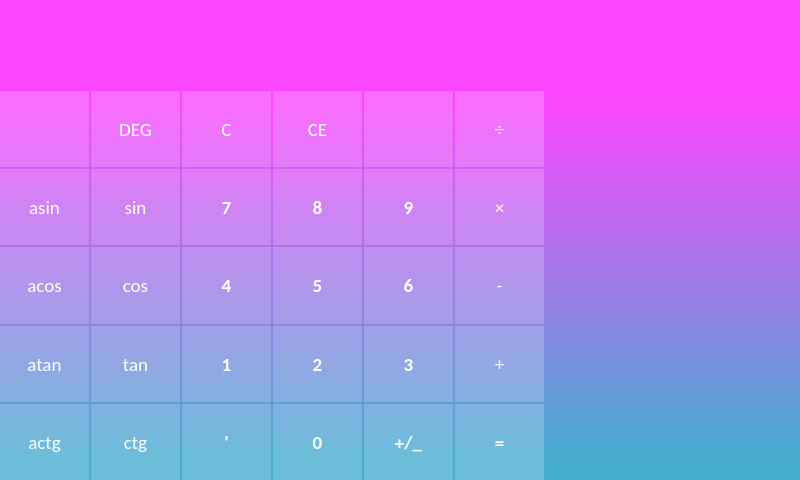
<?xml version="1.0" encoding="UTF-8"?>
<ui version="4.0">
 <class>CalculatorWindow</class>
 <widget class="QMainWindow" name="CalculatorWindow">
  <property name="geometry">
   <rect>
    <x>0</x>
    <y>0</y>
    <width>800</width>
    <height>480</height>
   </rect>
  </property>
  <property name="windowTitle">
   <string>Calculator</string>
  </property>
  <property name="windowIcon">
   <iconset resource="resources.qrc">
    <normaloff>:/assets/icon.png</normaloff>:/assets/icon.png</iconset>
  </property>
  <property name="autoFillBackground">
   <bool>false</bool>
  </property>
  <property name="styleSheet">
   <string notr="true">QMainWindow {
	background-color: qlineargradient(spread:pad, x1:0.495, y1:0, x2:0.495, y2:0.954045, stop:0.216346 rgba(251, 70, 255, 255), stop:1 rgba(70, 173, 208, 255));
}</string>
  </property>
  <property name="iconSize">
   <size>
    <width>64</width>
    <height>64</height>
   </size>
  </property>
  <property name="toolButtonStyle">
   <enum>Qt::ToolButtonTextOnly</enum>
  </property>
  <widget class="QWidget" name="centralwidget">
   <property name="sizePolicy">
    <sizepolicy hsizetype="Preferred" vsizetype="Preferred">
     <horstretch>0</horstretch>
     <verstretch>0</verstretch>
    </sizepolicy>
   </property>
   <property name="styleSheet">
    <string notr="true">QPushButton {
  background-color: rgba(255, 255, 255, 0.2);
  color: white; 
  border: 0px;
  border-radius: 0px;
}

QPushButton:hover {
  background-color: rgba(255, 255, 255, 0.3);
}

QPushButton:pressed {
    background-color: rgba(255, 255, 255, 0.6);
}

QPushButton:disabled {
  background-color: rgba(0, 0, 0, 0.1);
}</string>
   </property>
   <layout class="QGridLayout" name="gridLayout_2">
    <property name="leftMargin">
     <number>0</number>
    </property>
    <property name="topMargin">
     <number>0</number>
    </property>
    <property name="rightMargin">
     <number>0</number>
    </property>
    <property name="bottomMargin">
     <number>0</number>
    </property>
    <property name="spacing">
     <number>0</number>
    </property>
    <item row="3" column="0">
     <layout class="QGridLayout" name="gridLayout">
      <property name="spacing">
       <number>2</number>
      </property>
      <item row="3" column="2">
       <widget class="QPushButton" name="button1">
        <property name="sizePolicy">
         <sizepolicy hsizetype="Expanding" vsizetype="Expanding">
          <horstretch>0</horstretch>
          <verstretch>0</verstretch>
         </sizepolicy>
        </property>
        <property name="font">
         <font>
          <family>Calibri</family>
          <pointsize>14</pointsize>
          <weight>75</weight>
          <bold>true</bold>
         </font>
        </property>
        <property name="styleSheet">
         <string notr="true"/>
        </property>
        <property name="text">
         <string>1</string>
        </property>
        <property name="shortcut">
         <string>1</string>
        </property>
        <property name="flat">
         <bool>false</bool>
        </property>
       </widget>
      </item>
      <item row="4" column="2">
       <widget class="QPushButton" name="buttonGrad">
        <property name="sizePolicy">
         <sizepolicy hsizetype="Expanding" vsizetype="Expanding">
          <horstretch>0</horstretch>
          <verstretch>0</verstretch>
         </sizepolicy>
        </property>
        <property name="font">
         <font>
          <family>Calibri</family>
          <pointsize>14</pointsize>
          <weight>75</weight>
          <bold>true</bold>
         </font>
        </property>
        <property name="text">
         <string>'</string>
        </property>
        <property name="shortcut">
         <string>'</string>
        </property>
       </widget>
      </item>
      <item row="3" column="5">
       <widget class="QPushButton" name="buttonPlus">
        <property name="sizePolicy">
         <sizepolicy hsizetype="Expanding" vsizetype="Expanding">
          <horstretch>0</horstretch>
          <verstretch>0</verstretch>
         </sizepolicy>
        </property>
        <property name="font">
         <font>
          <family>Calibri</family>
          <pointsize>14</pointsize>
         </font>
        </property>
        <property name="text">
         <string>+</string>
        </property>
        <property name="shortcut">
         <string>+</string>
        </property>
       </widget>
      </item>
      <item row="3" column="3">
       <widget class="QPushButton" name="button2">
        <property name="sizePolicy">
         <sizepolicy hsizetype="Expanding" vsizetype="Expanding">
          <horstretch>0</horstretch>
          <verstretch>0</verstretch>
         </sizepolicy>
        </property>
        <property name="font">
         <font>
          <family>Calibri</family>
          <pointsize>14</pointsize>
          <weight>75</weight>
          <bold>true</bold>
         </font>
        </property>
        <property name="styleSheet">
         <string notr="true"/>
        </property>
        <property name="text">
         <string>2</string>
        </property>
        <property name="shortcut">
         <string>2</string>
        </property>
       </widget>
      </item>
      <item row="3" column="0">
       <widget class="QPushButton" name="buttonArcTan">
        <property name="sizePolicy">
         <sizepolicy hsizetype="Expanding" vsizetype="Expanding">
          <horstretch>0</horstretch>
          <verstretch>0</verstretch>
         </sizepolicy>
        </property>
        <property name="font">
         <font>
          <family>Calibri</family>
          <pointsize>14</pointsize>
         </font>
        </property>
        <property name="text">
         <string>atan</string>
        </property>
       </widget>
      </item>
      <item row="3" column="1">
       <widget class="QPushButton" name="buttonTan">
        <property name="sizePolicy">
         <sizepolicy hsizetype="Expanding" vsizetype="Expanding">
          <horstretch>0</horstretch>
          <verstretch>0</verstretch>
         </sizepolicy>
        </property>
        <property name="font">
         <font>
          <family>Calibri</family>
          <pointsize>14</pointsize>
         </font>
        </property>
        <property name="text">
         <string>tan</string>
        </property>
       </widget>
      </item>
      <item row="1" column="1">
       <widget class="QPushButton" name="buttonSin">
        <property name="sizePolicy">
         <sizepolicy hsizetype="Expanding" vsizetype="Expanding">
          <horstretch>0</horstretch>
          <verstretch>0</verstretch>
         </sizepolicy>
        </property>
        <property name="font">
         <font>
          <family>Calibri</family>
          <pointsize>14</pointsize>
         </font>
        </property>
        <property name="text">
         <string>sin</string>
        </property>
        <property name="shortcut">
         <string>S</string>
        </property>
        <property name="checkable">
         <bool>true</bool>
        </property>
       </widget>
      </item>
      <item row="1" column="4">
       <widget class="QPushButton" name="button9">
        <property name="sizePolicy">
         <sizepolicy hsizetype="Expanding" vsizetype="Expanding">
          <horstretch>0</horstretch>
          <verstretch>0</verstretch>
         </sizepolicy>
        </property>
        <property name="font">
         <font>
          <family>Calibri</family>
          <pointsize>14</pointsize>
          <weight>75</weight>
          <bold>true</bold>
         </font>
        </property>
        <property name="styleSheet">
         <string notr="true"/>
        </property>
        <property name="text">
         <string>9</string>
        </property>
        <property name="shortcut">
         <string>9</string>
        </property>
       </widget>
      </item>
      <item row="1" column="3">
       <widget class="QPushButton" name="button8">
        <property name="sizePolicy">
         <sizepolicy hsizetype="Expanding" vsizetype="Expanding">
          <horstretch>0</horstretch>
          <verstretch>0</verstretch>
         </sizepolicy>
        </property>
        <property name="font">
         <font>
          <family>Calibri</family>
          <pointsize>14</pointsize>
          <weight>75</weight>
          <bold>true</bold>
         </font>
        </property>
        <property name="styleSheet">
         <string notr="true"/>
        </property>
        <property name="text">
         <string>8</string>
        </property>
        <property name="shortcut">
         <string>8</string>
        </property>
       </widget>
      </item>
      <item row="2" column="1">
       <widget class="QPushButton" name="buttonCos">
        <property name="sizePolicy">
         <sizepolicy hsizetype="Expanding" vsizetype="Expanding">
          <horstretch>0</horstretch>
          <verstretch>0</verstretch>
         </sizepolicy>
        </property>
        <property name="font">
         <font>
          <family>Calibri</family>
          <pointsize>14</pointsize>
         </font>
        </property>
        <property name="text">
         <string>cos</string>
        </property>
       </widget>
      </item>
      <item row="0" column="4">
       <widget class="QPushButton" name="buttonDel">
        <property name="sizePolicy">
         <sizepolicy hsizetype="Expanding" vsizetype="Expanding">
          <horstretch>0</horstretch>
          <verstretch>0</verstretch>
         </sizepolicy>
        </property>
        <property name="font">
         <font>
          <family>Calibri</family>
          <pointsize>14</pointsize>
         </font>
        </property>
        <property name="contextMenuPolicy">
         <enum>Qt::NoContextMenu</enum>
        </property>
        <property name="text">
         <string/>
        </property>
        <property name="icon">
         <iconset resource="resources.qrc">
          <normaloff>:/assets/backspace.svg</normaloff>:/assets/backspace.svg</iconset>
        </property>
        <property name="iconSize">
         <size>
          <width>35</width>
          <height>35</height>
         </size>
        </property>
        <property name="shortcut">
         <string>Backspace</string>
        </property>
       </widget>
      </item>
      <item row="4" column="5">
       <widget class="QPushButton" name="buttonEq">
        <property name="sizePolicy">
         <sizepolicy hsizetype="Expanding" vsizetype="Expanding">
          <horstretch>0</horstretch>
          <verstretch>0</verstretch>
         </sizepolicy>
        </property>
        <property name="font">
         <font>
          <family>Calibri</family>
          <pointsize>14</pointsize>
          <weight>75</weight>
          <bold>true</bold>
         </font>
        </property>
        <property name="styleSheet">
         <string notr="true"/>
        </property>
        <property name="text">
         <string>=</string>
        </property>
        <property name="shortcut">
         <string>Return</string>
        </property>
       </widget>
      </item>
      <item row="2" column="5">
       <widget class="QPushButton" name="buttonSub">
        <property name="sizePolicy">
         <sizepolicy hsizetype="Expanding" vsizetype="Expanding">
          <horstretch>0</horstretch>
          <verstretch>0</verstretch>
         </sizepolicy>
        </property>
        <property name="font">
         <font>
          <family>Calibri</family>
          <pointsize>14</pointsize>
         </font>
        </property>
        <property name="text">
         <string>-</string>
        </property>
        <property name="shortcut">
         <string>-</string>
        </property>
       </widget>
      </item>
      <item row="4" column="1">
       <widget class="QPushButton" name="buttonCtg">
        <property name="sizePolicy">
         <sizepolicy hsizetype="Expanding" vsizetype="Expanding">
          <horstretch>0</horstretch>
          <verstretch>0</verstretch>
         </sizepolicy>
        </property>
        <property name="font">
         <font>
          <family>Calibri</family>
          <pointsize>14</pointsize>
          <weight>50</weight>
          <bold>false</bold>
         </font>
        </property>
        <property name="text">
         <string>ctg</string>
        </property>
       </widget>
      </item>
      <item row="4" column="3">
       <widget class="QPushButton" name="button0">
        <property name="sizePolicy">
         <sizepolicy hsizetype="Expanding" vsizetype="Expanding">
          <horstretch>0</horstretch>
          <verstretch>0</verstretch>
         </sizepolicy>
        </property>
        <property name="font">
         <font>
          <family>Calibri</family>
          <pointsize>14</pointsize>
          <weight>75</weight>
          <bold>true</bold>
         </font>
        </property>
        <property name="styleSheet">
         <string notr="true"/>
        </property>
        <property name="text">
         <string>0</string>
        </property>
        <property name="shortcut">
         <string>0</string>
        </property>
       </widget>
      </item>
      <item row="0" column="5">
       <widget class="QPushButton" name="buttonDiv">
        <property name="sizePolicy">
         <sizepolicy hsizetype="Minimum" vsizetype="Expanding">
          <horstretch>0</horstretch>
          <verstretch>0</verstretch>
         </sizepolicy>
        </property>
        <property name="font">
         <font>
          <family>Calibri</family>
          <pointsize>14</pointsize>
         </font>
        </property>
        <property name="text">
         <string>÷</string>
        </property>
        <property name="shortcut">
         <string>/</string>
        </property>
       </widget>
      </item>
      <item row="0" column="2">
       <widget class="QPushButton" name="buttonC">
        <property name="sizePolicy">
         <sizepolicy hsizetype="Expanding" vsizetype="Expanding">
          <horstretch>0</horstretch>
          <verstretch>0</verstretch>
         </sizepolicy>
        </property>
        <property name="font">
         <font>
          <family>Calibri</family>
          <pointsize>14</pointsize>
         </font>
        </property>
        <property name="text">
         <string>C</string>
        </property>
        <property name="shortcut">
         <string>Del</string>
        </property>
       </widget>
      </item>
      <item row="1" column="2">
       <widget class="QPushButton" name="button7">
        <property name="sizePolicy">
         <sizepolicy hsizetype="Expanding" vsizetype="Expanding">
          <horstretch>0</horstretch>
          <verstretch>0</verstretch>
         </sizepolicy>
        </property>
        <property name="font">
         <font>
          <family>Calibri</family>
          <pointsize>14</pointsize>
          <weight>75</weight>
          <bold>true</bold>
         </font>
        </property>
        <property name="styleSheet">
         <string notr="true"/>
        </property>
        <property name="text">
         <string>7</string>
        </property>
        <property name="shortcut">
         <string>7</string>
        </property>
       </widget>
      </item>
      <item row="0" column="3">
       <widget class="QPushButton" name="buttonCE">
        <property name="sizePolicy">
         <sizepolicy hsizetype="Expanding" vsizetype="Expanding">
          <horstretch>0</horstretch>
          <verstretch>0</verstretch>
         </sizepolicy>
        </property>
        <property name="font">
         <font>
          <family>Calibri</family>
          <pointsize>14</pointsize>
         </font>
        </property>
        <property name="text">
         <string>CE</string>
        </property>
        <property name="shortcut">
         <string>Esc</string>
        </property>
       </widget>
      </item>
      <item row="2" column="0">
       <widget class="QPushButton" name="buttonArcCos">
        <property name="sizePolicy">
         <sizepolicy hsizetype="Expanding" vsizetype="Expanding">
          <horstretch>0</horstretch>
          <verstretch>0</verstretch>
         </sizepolicy>
        </property>
        <property name="font">
         <font>
          <family>Calibri</family>
          <pointsize>14</pointsize>
         </font>
        </property>
        <property name="text">
         <string>acos</string>
        </property>
       </widget>
      </item>
      <item row="4" column="0">
       <widget class="QPushButton" name="buttonArcCtg">
        <property name="sizePolicy">
         <sizepolicy hsizetype="Expanding" vsizetype="Expanding">
          <horstretch>0</horstretch>
          <verstretch>0</verstretch>
         </sizepolicy>
        </property>
        <property name="font">
         <font>
          <family>Calibri</family>
          <pointsize>14</pointsize>
          <weight>50</weight>
          <bold>false</bold>
         </font>
        </property>
        <property name="text">
         <string>actg</string>
        </property>
       </widget>
      </item>
      <item row="1" column="0">
       <widget class="QPushButton" name="buttonArcSin">
        <property name="sizePolicy">
         <sizepolicy hsizetype="Expanding" vsizetype="Expanding">
          <horstretch>0</horstretch>
          <verstretch>0</verstretch>
         </sizepolicy>
        </property>
        <property name="font">
         <font>
          <family>Calibri</family>
          <pointsize>14</pointsize>
         </font>
        </property>
        <property name="text">
         <string>asin</string>
        </property>
       </widget>
      </item>
      <item row="2" column="4">
       <widget class="QPushButton" name="button6">
        <property name="sizePolicy">
         <sizepolicy hsizetype="Expanding" vsizetype="Expanding">
          <horstretch>0</horstretch>
          <verstretch>0</verstretch>
         </sizepolicy>
        </property>
        <property name="font">
         <font>
          <family>Calibri</family>
          <pointsize>14</pointsize>
          <weight>75</weight>
          <bold>true</bold>
         </font>
        </property>
        <property name="styleSheet">
         <string notr="true"/>
        </property>
        <property name="text">
         <string>6</string>
        </property>
        <property name="shortcut">
         <string>6</string>
        </property>
       </widget>
      </item>
      <item row="2" column="3">
       <widget class="QPushButton" name="button5">
        <property name="sizePolicy">
         <sizepolicy hsizetype="Expanding" vsizetype="Expanding">
          <horstretch>0</horstretch>
          <verstretch>0</verstretch>
         </sizepolicy>
        </property>
        <property name="font">
         <font>
          <family>Calibri</family>
          <pointsize>14</pointsize>
          <weight>75</weight>
          <bold>true</bold>
         </font>
        </property>
        <property name="styleSheet">
         <string notr="true"/>
        </property>
        <property name="text">
         <string>5</string>
        </property>
        <property name="shortcut">
         <string>5</string>
        </property>
       </widget>
      </item>
      <item row="1" column="5">
       <widget class="QPushButton" name="buttonMul">
        <property name="sizePolicy">
         <sizepolicy hsizetype="Expanding" vsizetype="Expanding">
          <horstretch>0</horstretch>
          <verstretch>0</verstretch>
         </sizepolicy>
        </property>
        <property name="font">
         <font>
          <family>Calibri</family>
          <pointsize>14</pointsize>
         </font>
        </property>
        <property name="text">
         <string>×</string>
        </property>
        <property name="shortcut">
         <string>*</string>
        </property>
       </widget>
      </item>
      <item row="0" column="0">
       <widget class="QPushButton" name="buttonHistory">
        <property name="sizePolicy">
         <sizepolicy hsizetype="Expanding" vsizetype="Expanding">
          <horstretch>0</horstretch>
          <verstretch>0</verstretch>
         </sizepolicy>
        </property>
        <property name="font">
         <font>
          <family>Cascadia Code PL</family>
          <pointsize>14</pointsize>
         </font>
        </property>
        <property name="text">
         <string/>
        </property>
        <property name="icon">
         <iconset resource="resources.qrc">
          <normaloff>:/assets/history.svg</normaloff>:/assets/history.svg</iconset>
        </property>
        <property name="iconSize">
         <size>
          <width>25</width>
          <height>25</height>
         </size>
        </property>
       </widget>
      </item>
      <item row="0" column="1">
       <widget class="QPushButton" name="buttonChangeMode">
        <property name="sizePolicy">
         <sizepolicy hsizetype="Expanding" vsizetype="Expanding">
          <horstretch>0</horstretch>
          <verstretch>0</verstretch>
         </sizepolicy>
        </property>
        <property name="font">
         <font>
          <family>Calibri</family>
          <pointsize>14</pointsize>
         </font>
        </property>
        <property name="text">
         <string>DEG</string>
        </property>
       </widget>
      </item>
      <item row="2" column="2">
       <widget class="QPushButton" name="button4">
        <property name="sizePolicy">
         <sizepolicy hsizetype="Expanding" vsizetype="Expanding">
          <horstretch>0</horstretch>
          <verstretch>0</verstretch>
         </sizepolicy>
        </property>
        <property name="font">
         <font>
          <family>Calibri</family>
          <pointsize>14</pointsize>
          <weight>75</weight>
          <bold>true</bold>
         </font>
        </property>
        <property name="styleSheet">
         <string notr="true"/>
        </property>
        <property name="text">
         <string>4</string>
        </property>
        <property name="shortcut">
         <string>4</string>
        </property>
       </widget>
      </item>
      <item row="4" column="4">
       <widget class="QPushButton" name="buttonSign">
        <property name="sizePolicy">
         <sizepolicy hsizetype="Expanding" vsizetype="Expanding">
          <horstretch>0</horstretch>
          <verstretch>0</verstretch>
         </sizepolicy>
        </property>
        <property name="font">
         <font>
          <family>Calibri</family>
          <pointsize>14</pointsize>
          <weight>75</weight>
          <bold>true</bold>
         </font>
        </property>
        <property name="styleSheet">
         <string notr="true"/>
        </property>
        <property name="text">
         <string>+/_</string>
        </property>
       </widget>
      </item>
      <item row="3" column="4">
       <widget class="QPushButton" name="button3">
        <property name="sizePolicy">
         <sizepolicy hsizetype="Expanding" vsizetype="Expanding">
          <horstretch>0</horstretch>
          <verstretch>0</verstretch>
         </sizepolicy>
        </property>
        <property name="font">
         <font>
          <family>Calibri</family>
          <pointsize>14</pointsize>
          <weight>75</weight>
          <bold>true</bold>
         </font>
        </property>
        <property name="styleSheet">
         <string notr="true"/>
        </property>
        <property name="text">
         <string>3</string>
        </property>
        <property name="shortcut">
         <string>3</string>
        </property>
       </widget>
      </item>
     </layout>
    </item>
    <item row="0" column="1" rowspan="5">
     <widget class="QListWidget" name="listWidget">
      <property name="sizePolicy">
       <sizepolicy hsizetype="Minimum" vsizetype="Minimum">
        <horstretch>0</horstretch>
        <verstretch>0</verstretch>
       </sizepolicy>
      </property>
      <property name="minimumSize">
       <size>
        <width>0</width>
        <height>0</height>
       </size>
      </property>
      <property name="baseSize">
       <size>
        <width>0</width>
        <height>0</height>
       </size>
      </property>
      <property name="font">
       <font>
        <family>Calibri</family>
        <pointsize>16</pointsize>
       </font>
      </property>
      <property name="layoutDirection">
       <enum>Qt::LeftToRight</enum>
      </property>
      <property name="styleSheet">
       <string notr="true">QListWidget {
border: 0px;
background-color: rgba(0, 0, 0, 0);
background: transparent;
}</string>
      </property>
      <property name="textElideMode">
       <enum>Qt::ElideRight</enum>
      </property>
      <property name="flow">
       <enum>QListView::TopToBottom</enum>
      </property>
      <property name="itemAlignment">
       <set>Qt::AlignRight</set>
      </property>
     </widget>
    </item>
    <item row="1" column="0">
     <widget class="QLabel" name="label">
      <property name="font">
       <font>
        <pointsize>15</pointsize>
       </font>
      </property>
      <property name="layoutDirection">
       <enum>Qt::LeftToRight</enum>
      </property>
      <property name="styleSheet">
       <string notr="true">QLabel {
color: rgb(255, 255, 255);
}</string>
      </property>
      <property name="text">
       <string/>
      </property>
      <property name="alignment">
       <set>Qt::AlignBottom|Qt::AlignRight|Qt::AlignTrailing</set>
      </property>
      <property name="margin">
       <number>10</number>
      </property>
     </widget>
    </item>
    <item row="0" column="0">
     <widget class="TopTitleBar" name="titleBar" native="true">
      <property name="sizePolicy">
       <sizepolicy hsizetype="Minimum" vsizetype="Minimum">
        <horstretch>0</horstretch>
        <verstretch>0</verstretch>
       </sizepolicy>
      </property>
      <property name="styleSheet">
       <string notr="true">background-color: black;</string>
      </property>
     </widget>
    </item>
    <item row="2" column="0">
     <widget class="QLineEdit" name="lineEdit">
      <property name="sizePolicy">
       <sizepolicy hsizetype="Preferred" vsizetype="Minimum">
        <horstretch>0</horstretch>
        <verstretch>0</verstretch>
       </sizepolicy>
      </property>
      <property name="minimumSize">
       <size>
        <width>0</width>
        <height>50</height>
       </size>
      </property>
      <property name="baseSize">
       <size>
        <width>0</width>
        <height>5</height>
       </size>
      </property>
      <property name="font">
       <font>
        <family>Calibri</family>
        <pointsize>40</pointsize>
        <weight>75</weight>
        <bold>true</bold>
       </font>
      </property>
      <property name="contextMenuPolicy">
       <enum>Qt::CustomContextMenu</enum>
      </property>
      <property name="acceptDrops">
       <bool>false</bool>
      </property>
      <property name="styleSheet">
       <string notr="true">QLineEdit {
	color: rgb(255, 255, 255);
	background-color: rgba(0, 0, 0, 0);
	border: 0px;
	border-radius: 0px;
}</string>
      </property>
      <property name="inputMethodHints">
       <set>Qt::ImhNone</set>
      </property>
      <property name="text">
       <string/>
      </property>
      <property name="maxLength">
       <number>25</number>
      </property>
      <property name="alignment">
       <set>Qt::AlignBottom|Qt::AlignRight|Qt::AlignTrailing</set>
      </property>
      <property name="readOnly">
       <bool>true</bool>
      </property>
     </widget>
    </item>
   </layout>
  </widget>
 </widget>
 <customwidgets>
  <customwidget>
   <class>TopTitleBar</class>
   <extends>QWidget</extends>
   <header>toptitlebar.h</header>
   <container>1</container>
  </customwidget>
 </customwidgets>
 <resources>
  <include location="resources.qrc"/>
 </resources>
 <connections/>
</ui>
